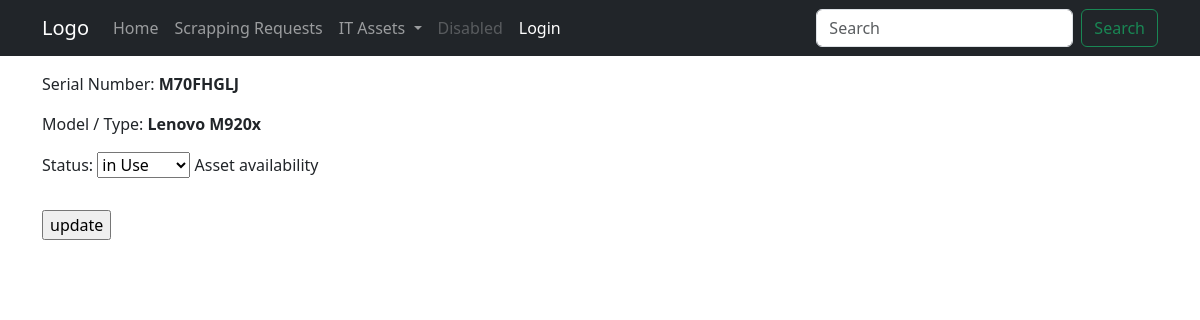
The app's page /nanoassets/instance/M70FHGLJ/statusupdate/, older data.
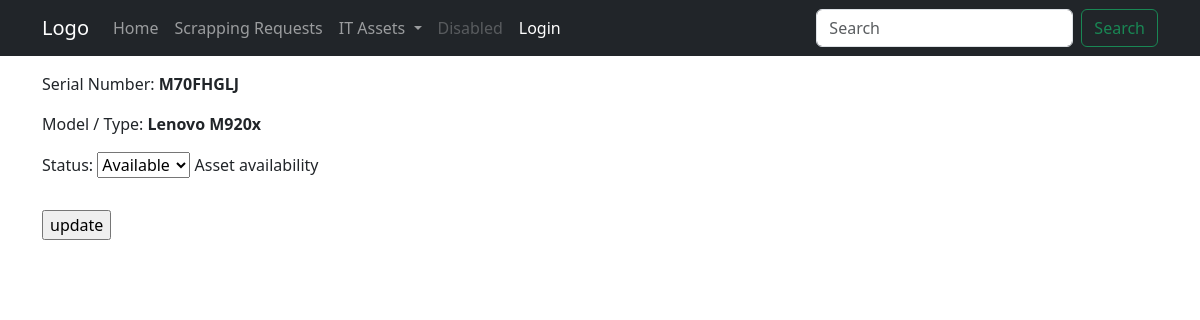
The same page, newer data.
### nanoassets/models.py (models this page shows, shortened)
class Instance(models.Model):
    serial_number = models.CharField(
        primary_key=True, max_length=20, help_text='enter serial #')
    model_type = models.ForeignKey("nanoassets.ModelType", verbose_name=_(
        "Model / Type"), on_delete=models.SET_NULL, null=True, blank=True)
    owner = models.ForeignKey(User, verbose_name=_(
        "Owner"), on_delete=models.SET_NULL, null=True, blank=True)
    INSTANCE_STATUS = (
        ('A', 'Available'),
        ('U', 'in Use'),
        ('R', 'in Repair'),
        ('S', 'Scrapped')
    )
    status = models.CharField(max_length=15, choices=INSTANCE_STATUS,
                              default='Available', help_text='Asset availability')
    eol_date = models.DateField(null=True, blank=True)
    scrap_request = models.ForeignKey("nanoassets.ScrapRequest", verbose_name=_(
        "Scrap Request"), on_delete=models.SET_NULL, null=True, blank=True)
    class Meta:
        ordering = ['model_type', 'eol_date',]

class ModelType(models.Model):
    name = models.CharField(max_length=20)
    manufacturer = models.ForeignKey(
        "Manufacturer", on_delete=models.SET_NULL, blank=True, null=True)
    def __str__(self):
        return '%s %s' % (self.manufacturer, self.name)

class Manufacturer(models.Model):
    name = models.CharField(max_length=20)
    def __str__(self):
        return self.name

### nanoassets/views.py (the view)
class InstanceStatusUpdate(UpdateView):
    model = Instance
    fields = ['status']
    template_name = 'nanoassets/instance_update_status.html'
    success_url = reverse_lazy('instance-list')

### nanoassets/templates/nanoassets/instance_update_status.html (shortened to what this page needs)
{% extends 'base.html' %}
{% block page_content %}
  <p>
    Serial Number: <b>{{ instance.serial_number }}</b>
  </p>
  <p>
    Model / Type: <b>{{ instance.model_type }}</b>
  </p>
  <form action="" method="post">
    <table class="table">
      {{ form.as_p }}
    </table>
    <input type="submit" value="update" />
  </form>
{% endblock page_content %}

Row changes from the older to the newer data that the page shows:
changed Instance "M70FHGLJ": status "in Use" → "Available"
